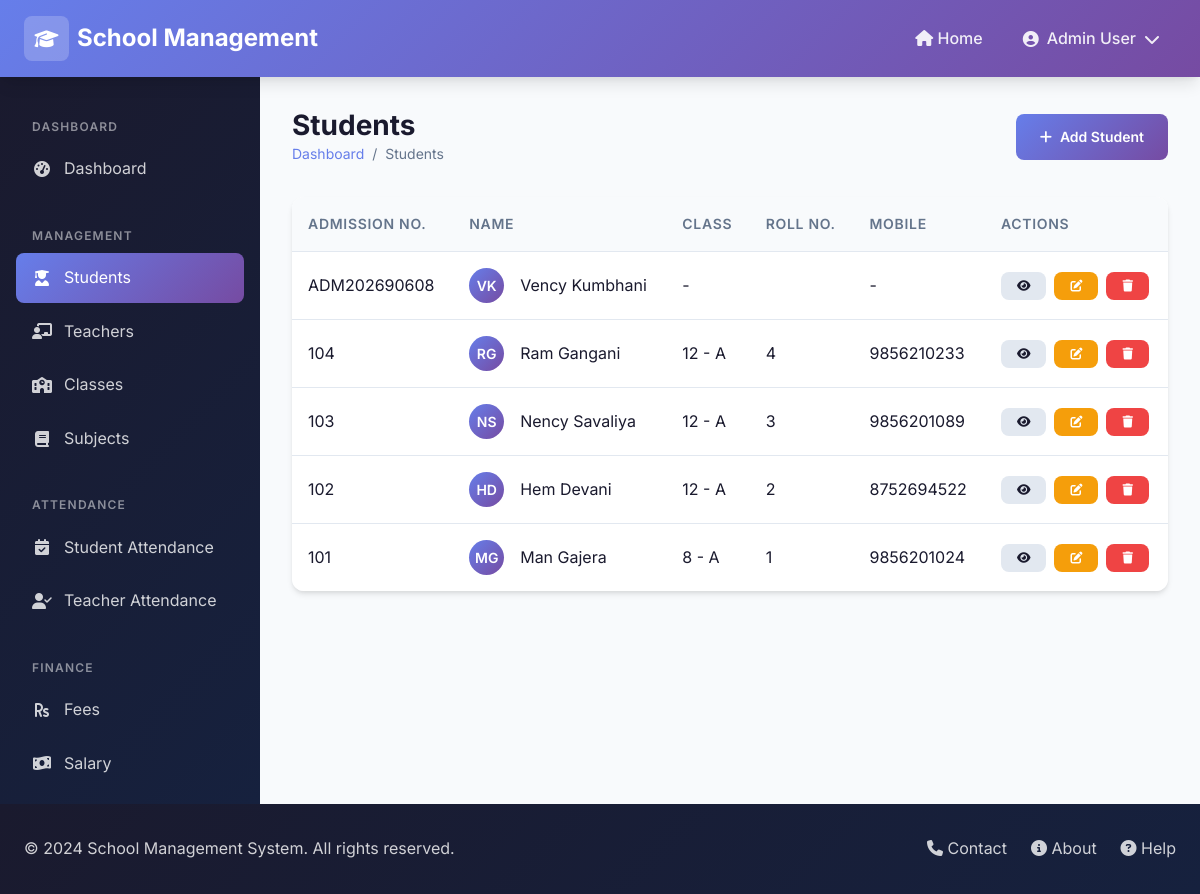
The page /admin-panel/students/ on the database its author committed.
### core/models.py (models this page shows, shortened)
class Student(models.Model):
    GENDER_CHOICES = [
        ('male', 'Male'),
        ('female', 'Female'),
        ('other', 'Other'),
    ]
    username = models.CharField(max_length=50, unique=True)
    password = models.CharField(max_length=255)
    name = models.CharField(max_length=100)
    surname = models.CharField(max_length=100)
    email = models.EmailField(unique=True)
    mobile = models.CharField(max_length=15, blank=True)
    dob = models.DateField(null=True, blank=True)
    gender = models.CharField(max_length=10, choices=GENDER_CHOICES)
    roll_no = models.CharField(max_length=20)
    address = models.TextField(blank=True)
    student_class = models.ForeignKey(Class, on_delete=models.SET_NULL, null=True, related_name='students')
    section = models.CharField(max_length=10, blank=True)
    admission_no = models.CharField(max_length=50, unique=True)
    admission_date = models.DateField(null=True, blank=True)
    parent_name = models.CharField(max_length=100, blank=True)
    parent_mobile = models.CharField(max_length=15, blank=True)
    parent_email = models.EmailField(blank=True)
    created_at = models.DateTimeField(auto_now_add=True)
    updated_at = models.DateTimeField(auto_now=True)

class Class(models.Model):
    name = models.CharField(max_length=50)  # e.g., "Class 1", "Class 10"
    section = models.CharField(max_length=10, blank=True)  # e.g., "A", "B"
    created_at = models.DateTimeField(auto_now_add=True)
    updated_at = models.DateTimeField(auto_now=True)
    class Meta:
        verbose_name_plural = "Classes"
        ordering = ['name', 'section']
    def __str__(self):
        if self.section:
            return f"{self.name} - {self.section}"
        return self.name

### core/views.py (the view)
    def wrapper(request, *args, **kwargs):
        if request.session.get('user_role') != 'admin':
            try:
                admin = Admin.objects.first()
                if admin:
                    request.session['user_id'] = admin.id
                    request.session['user_role'] = 'admin'
                    request.session['user_name'] = admin.full_name
            except:
                messages.error(request, 'Admin not found.')
                return redirect('login')
        return view_func(request, *args, **kwargs)

### core/models.py (called while the page is built)
    @property
    def full_name(self):
        return f"{self.name} {self.surname}"

### core/views.py (called while the page is built)
def admin_required(view_func):
    def wrapper(request, *args, **kwargs):
        if request.session.get('user_role') != 'admin':
            try:
                admin = Admin.objects.first()
                if admin:
                    request.session['user_id'] = admin.id
                    request.session['user_role'] = 'admin'
                    request.session['user_name'] = admin.full_name
            except:
                messages.error(request, 'Admin not found.')
                return redirect('login')
        return view_func(request, *args, **kwargs)
    return wrapper

@admin_required
def student_list(request):
    students = Student.objects.all().order_by('-created_at')
    paginator = Paginator(students, 10)
    page = request.GET.get('page')
    students = paginator.get_page(page)
    return render(request, 'admin/students/list.html', {'students': students})

### templates/admin/students/list.html (shortened to what this page needs)
{% extends 'base.html' %}
{% load static %}
{% block content %}
{% include 'partials/admin_header.html' %}
<div class="dashboard-layout">
    {% include 'partials/sidebar.html' %}
    <main class="main-content">
        <div class="page-header">
            <div>
                <h1 class="page-title">Students</h1>
                <div class="breadcrumb">
                    <a href="{% url 'admin_dashboard' %}">Dashboard</a>
                    <span>/</span>
                    <span>Students</span>
                </div>
            </div>
            <a href="{% url 'student_add' %}" class="btn btn-primary">
                <i class="fas fa-plus"></i> Add Student
            </a>
        </div>
        <div class="table-container">
            <table class="table">
                <thead>
                    <tr>
                        <th>Admission No.</th>
                        <th>Name</th>
                        <th>Class</th>
                        <th>Roll No.</th>
                        <th>Mobile</th>
                        <th>Actions</th>
                    </tr>
                </thead>
                <tbody>
                    {% for student in students %}
                    <tr>
                        <td>{{ student.admission_no }}</td>
                        <td>
                            <div class="flex items-center gap-2">
                                <div class="recent-avatar" style="width: 35px; height: 35px; font-size: 0.875rem;">
                                    {{ student.name|slice:":1" }}{{ student.surname|slice:":1" }}
                                </div>
                                {{ student.name }} {{ student.surname }}
                            </div>
                        </td>
                        <td>{{ student.student_class|default:"-" }}</td>
                        <td>{{ student.roll_no }}</td>
                        <td>{{ student.mobile|default:"-" }}</td>
                        <td>
                            <div class="flex gap-1">
                                <a href="{% url 'student_detail' student.pk %}" class="btn btn-sm btn-secondary"
                                    title="View">
                                    <i class="fas fa-eye"></i>
                                </a>
                                <a href="{% url 'student_edit' student.pk %}" class="btn btn-sm btn-warning"
                                    title="Edit">
                                    <i class="fas fa-edit"></i>
                                </a>
                                <a href="{% url 'student_delete' student.pk %}" class="btn btn-sm btn-danger"
                                    title="Delete">
                                    <i class="fas fa-trash"></i>
                                </a>
                            </div>
                        </td>
                    </tr>
                    {% empty %}
                    <tr>
                        <td colspan="6" class="text-center text-gray">No students found</td>
                    </tr>
                    {% endfor %}
                </tbody>
            </table>
        </div>
    </main>
</div>
{% include 'partials/footer.html' %}
{% endblock %}

### static/css/style.css (style rules this page uses)
:root { --primary: #667eea; --primary-dark: #5a67d8; --secondary: #764ba2; --accent: #00d4ff; --success: #10b981; --warning: #f59e0b; --danger: #ef4444; --dark: #1a1a2e; --dark-light: #16213e; --light: #f8fafc; --gray: #64748b; --gray-light: #e2e8f0; --white: #ffffff; --gradient-primary: linear-gradient(135deg, var(--primary) 0%, var(--secondary) 100%); --gradient-dark: linear-gradient(135deg, var(--dark) 0%, var(--dark-light) 100%); --gradient-accent: linear-gradient(135deg, var(--accent) 0%, var(--primary) 100%); --shadow-sm: 0 1px 2px 0 rgba(0, 0, 0, 0.05); --shadow: 0 4px 6px -1px rgba(0, 0, 0, 0.1), 0 2px 4px -1px rgba(0, 0, 0, 0.06); --shadow-lg: 0 10px 15px -3px rgba(0, 0, 0, 0.1), 0 4px 6px -2px rgba(0, 0, 0, 0.05); --shadow-xl: 0 20px 25px -5px rgba(0, 0, 0, 0.1), 0 10px 10px -5px rgba(0, 0, 0, 0.04); --radius-sm: 0.375rem; --radius: 0.5rem; --radius-lg: 0.75rem; --radius-xl: 1rem; --radius-2xl: 1.5rem; --transition: all 0.3s ease; }
*, *::before, *::after { margin: 0; padding: 0; box-sizing: border-box; }
html { scroll-behavior: smooth; }
body { font-family: 'Inter', -apple-system, BlinkMacSystemFont, 'Segoe UI', Roboto, Oxygen, Ubuntu, sans-serif; background-color: var(--light); color: var(--dark); line-height: 1.6; min-height: 100vh; }
a { text-decoration: none; color: inherit; transition: var(--transition); }
h1, h2, h3, h4, h5, h6 { font-weight: 700; line-height: 1.2; margin-bottom: 0.5em; }
h1 { font-size: 2.5rem; }
.flex { display: flex; }
.items-center { align-items: center; }
.gap-1 { gap: 0.5rem; }
.gap-2 { gap: 1rem; }
.btn { display: inline-flex; align-items: center; justify-content: center; gap: 0.5rem; padding: 0.75rem 1.5rem; font-size: 0.875rem; font-weight: 600; border: none; border-radius: var(--radius); cursor: pointer; transition: var(--transition); text-decoration: none; }
.btn-primary { background: var(--gradient-primary); color: var(--white); }
.btn-secondary { background: var(--gray-light); color: var(--dark); }
.btn-warning { background: var(--warning); color: var(--white); }
.btn-danger { background: var(--danger); color: var(--white); }
.btn-sm { padding: 0.5rem 1rem; font-size: 0.75rem; }
.table-container { overflow-x: auto; border-radius: var(--radius-lg); box-shadow: var(--shadow); }
.table { width: 100%; border-collapse: collapse; background: var(--white); }
.table th, .table td { padding: 1rem; text-align: left; border-bottom: 1px solid var(--gray-light); }
.table th { background: var(--light); font-weight: 600; font-size: 0.875rem; color: var(--gray); text-transform: uppercase; letter-spacing: 0.05em; }
.table tbody tr { transition: var(--transition); }
.table tbody tr:last-child td { border-bottom: none; }
.dashboard-layout { display: flex; min-height: calc(100vh - 73px); }
.main-content { flex: 1; padding: 2rem; background: var(--light); }
.page-header { display: flex; align-items: center; justify-content: space-between; margin-bottom: 2rem; }
.page-title { font-size: 1.75rem; font-weight: 700; color: var(--dark); margin: 0; }
.breadcrumb { display: flex; align-items: center; gap: 0.5rem; font-size: 0.875rem; color: var(--gray); }
.breadcrumb a { color: var(--primary); }
.recent-avatar { width: 45px; height: 45px; background: var(--gradient-primary); border-radius: 50%; display: flex; align-items: center; justify-content: center; color: var(--white); font-weight: 600; font-size: 1rem; }

### rows shown on the page
Student: admission_no "ADM202690608", name "V", surname "K", name "Vency", surname "Kumbhani", student_class "-", mobile "-"
Student: admission_no "104", name "R", surname "G", name "Ram", surname "Gangani", student_class "12 - A", roll_no "4", mobile "9856210233"
Student: admission_no "103", name "N", surname "S", name "Nency", surname "Savaliya", student_class "12 - A", roll_no "3", mobile "9856201089"
Student: admission_no "102", name "H", surname "D", name "Hem", surname "Devani", student_class "12 - A", roll_no "2", mobile "8752694522"
Student: admission_no "101", name "M", surname "G", name "Man", surname "Gajera", student_class "8 - A", roll_no "1", mobile "9856201024"

### other values the page prints
{{ request.session.user_name|default:"Administrator" }} "Admin User"
